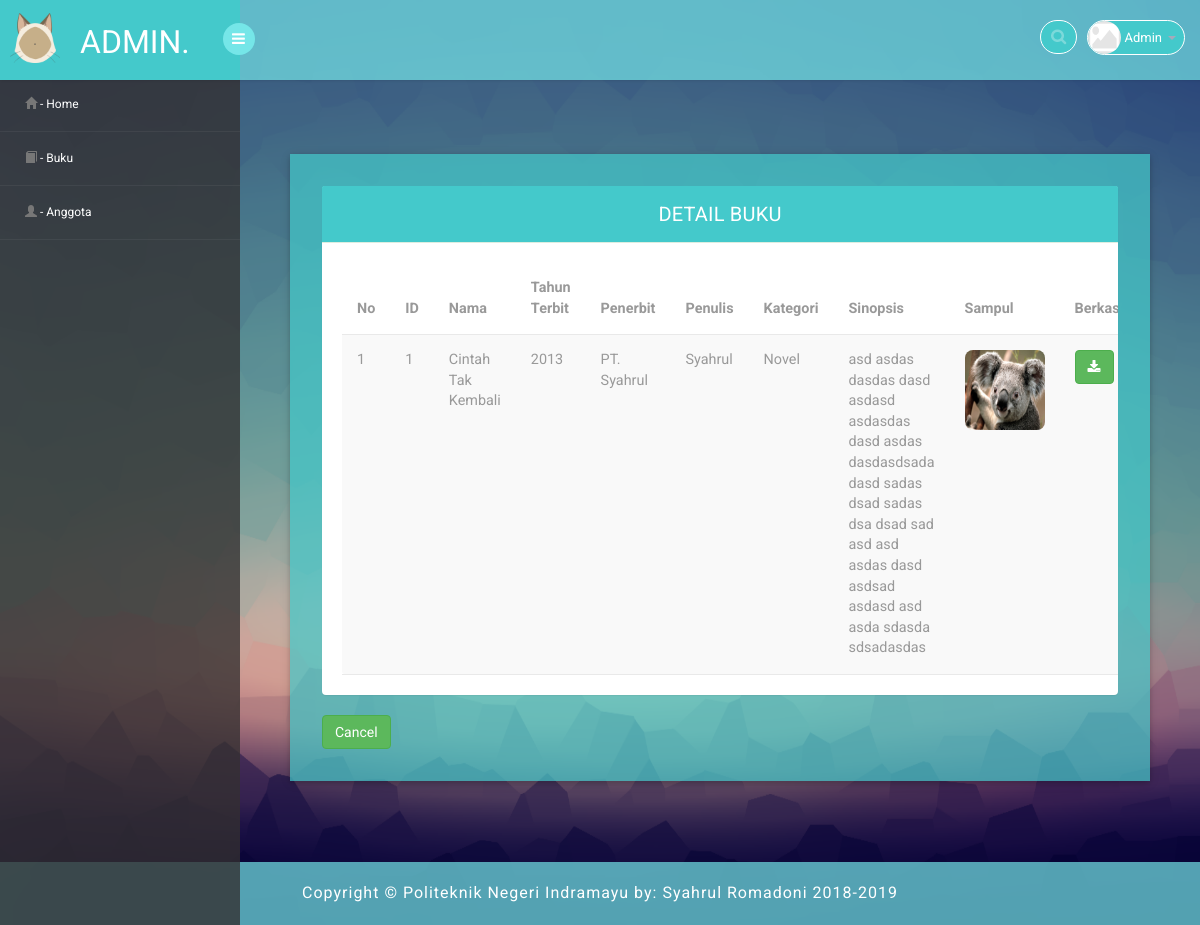
Screenshot of /1/media.php?page=detail_buku_satu&id=1 (signed in) with the database file from the repository.
### tables this page shows
CREATE TABLE `buku` (
  `id` int(11) NOT NULL,
  `nama` varchar(255) NOT NULL,
  `tahun_terbit` year(4) DEFAULT NULL,
  `id_penulis` int(11) DEFAULT NULL,
  `id_penerbit` int(11) DEFAULT NULL,
  `id_kategori` int(11) DEFAULT NULL,
  `sinopsis` text,
  `sampul` varchar(255) DEFAULT NULL,
  `berkas` varchar(255) DEFAULT NULL
);

CREATE TABLE `penerbit` (
  `id` int(11) NOT NULL,
  `nama` varchar(255) DEFAULT NULL,
  `alamat` text,
  `telepon` varchar(255) DEFAULT NULL,
  `email` varchar(2555) DEFAULT NULL
);

CREATE TABLE `penulis` (
  `id` int(11) NOT NULL,
  `nama` varchar(255) NOT NULL,
  `alamat` text,
  `telepon` varchar(255) DEFAULT NULL,
  `email` varchar(255) DEFAULT NULL
);

CREATE TABLE `kategori` (
  `id` int(11) NOT NULL,
  `nama` varchar(255) NOT NULL
);

### 1/halaman/mod_buku/detail_buku_satu.php (the view, shortened to what this page needs)
<?php
include "../config/koneksi.php";
$id=$_GET['id'];
$query = "SELECT * FROM buku WHERE id='$id'";
$hasil = mysqli_query($conn, $query);
$tampil = mysqli_num_rows($hasil);
$i = 1;
if ( $tampil> 0) {
    while ( $data = mysqli_fetch_assoc($hasil)) {
?>
<div class="row">
    <div class="panel-body">
        <div class="col-md-12 w3ls-graph">
            <div class="agileinfo-grap">
                <div class="panel panel-default">
                    <div class="panel-heading">DETAIL BUKU</div>
                        <div class="table-responsive sr">
                          <table id="data" class="table table-striped b-t b-light">
					        <thead>
					          	<tr>
					          		<th>No</th>
					          		<th>ID</th>
									<th>Nama</th>
									<th>Tahun Terbit</th>
									<th>Penerbit</th>
									<th>Penulis</th>
									<th>Kategori</th>
									<th>Sinopsis</th>
									<th>Sampul</th>
									<th>Berkas</th>
					        	</tr>
					        </thead>
					        <tbody>
								<tr>
									<td><?php echo $i++ ?></td>
									<td><?php echo $data['id']; ?></td>
									<td><?php echo $data['nama']; ?></td>
									<td><?php echo $data['tahun_terbit']; ?></td>
									<?php
										$data1 = mysqli_query($conn, "SELECT * FROM penerbit WHERE id='$data[id_penerbit]'");
										$id    = mysqli_fetch_array($data1);
										$mp1   = $id['nama'];
									?>
									<td><?php echo $mp1; ?></td>
									<?php
										$data2 = mysqli_query($conn, "SELECT * FROM penulis WHERE id='$data[id_penulis]'");
										$id    = mysqli_fetch_array($data2);
										$mp2   = $id['nama'];
									?>
									<td><?php echo $mp2; ?></td>
									<?php
										$data3 = mysqli_query($conn, "SELECT * FROM kategori WHERE id='$data[id_kategori]'");
										$id    = mysqli_fetch_array($data3);
										$mp3   = $id['nama'];
									?>
									<td><?php echo $mp3; ?></td>
									<td><?php echo $data['sinopsis']; ?></td>
									<td><img style="height: 80px; width: 80px; border-radius: 8px;" src="../sampul/<?php echo $data['sampul']; ?>"></td>
									<td>
										<a href="../berkas/<?php echo $data['berkas']; ?>"><button class="btn btn-success" type="submit"><i class="fa fa-download"></i></button></a>
									</td>
					          	</tr>
					        </tbody>
					      </table>
                    </div>
                </div>
                <div align="left">
                    <button class="btn btn-success" type="button" onclick="history.back()">Cancel</button>
                </div>
            </div>
        </div>
    </div>
</div>
<?php
    }
}
?>

### assets/css/style.css (style rules this page uses)
.sr { padding: 20px; }
.row { padding: 20px; }
html, body { font-family: 'Roboto', sans-serif; font-size: 100%; overflow-x: hidden; background: url(../images/bg00.png) no-repeat 0px 0px; background-size:cover; background-repeat: no-repeat; background-attachment: fixed; -webkit-background-size: 100%; }
body a { transition: 0.5s all ease; -webkit-transition: 0.5s all ease; -moz-transition: 0.5s all ease; -o-transition: 0.5s all ease; -ms-transition: 0.5s all ease; text-decoration:none; }
.panel-heading { position: relative; height: 57px; line-height: 57px; letter-spacing: 0.2px; color: white; font-size: 18px; font-weight: 400; padding: 0 16px; background:#44c9cb; border-top-right-radius: 2px; border-top-left-radius: 2px; text-transform: uppercase; text-align: center; }
.panel { border: none ! important; }
.agileinfo-grap { padding: 2em; background:rgba(68, 201, 203, 0.70); box-shadow: 0 2px 5px 0 rgba(0, 0, 0, 0.16), 0 2px 10px 0 rgba(0, 0, 0, 0.12); }
.table>thead>tr>th { border-bottom: 1px solid #e1ab91 ! important; }
.table>tbody>tr>td, .table>tbody>tr>th, .table>tfoot>tr>td, .table>tfoot>tr>th, .table>thead>tr>td, .table>thead>tr>th { border-bottom: 1px solid #e9e9e9 ! important; }
.table > thead > tr > th, .table > tbody > tr > th, .table > tfoot > tr > th, .table > thead > tr > td, .table > tbody > tr > td, .table > tfoot > tr > td { border-top: none !important; }
.table td, .table>tbody>tr>td, .table>tbody>tr>th, .table>tfoot>tr>td, .table>tfoot>tr>th, .table>thead>tr>td, .table>thead>tr>th { padding: 15px!important; }
.table > thead > tr > th, .table > tbody > tr > th, .table > tfoot > tr > th, .table > thead > tr > td, .table > tbody > tr > td, .table > tfoot > tr > td { font-size: 0.9em; color: #999; border-top: none !important; }
.panel-default>.panel-heading { color: white ! important; background-color: #44c9cb ! important; border-color: #ddede0 ! important; font-size: 20px; }

### rows the page displays
buku: id "1", nama "Cintah Tak Kembali", tahun_terbit "2013", id_penerbit.nama "PT. Syahrul", id_penulis.nama "Syahrul", id_kategori.nama "Novel", sinopsis "asd asdas dasdas dasd asdasd asdasdas dasd asdas dasdasdsada dasd sadas dsad sadas dsa dsad sad asd asd asdas dasd asdsad asdasd asd asda sdasda sdsadasdas", sampul (picture)

### other values shown
$_SESSION['username'] "Admin"
